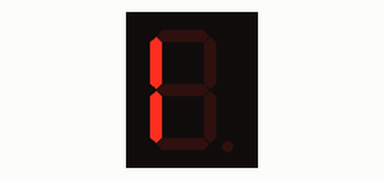
Bench run of a sketch on a simulated Arduino Uno, built with avr-gcc and run on an emulated ATmega328P. Parts: 1-digit seven-segment display. Wiring (inferred from the names in the program): 1-digit 7-segment display, segments lit when LOW: segments pin 13, pin 12, pin 11, pin 10, pin 9, pin 8, pin 7. The segment pins are drawn as the display they are named for.

Above: at 0.1 s.
At 1.1 s:
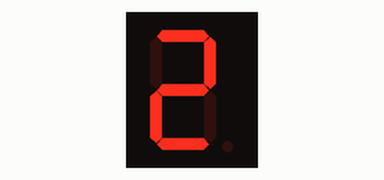
At 2.1 s:
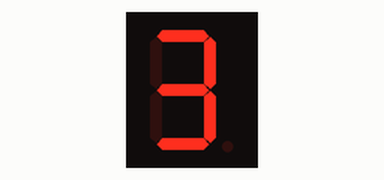
At 4.1 s:
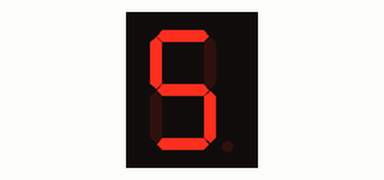
At 6.1 s:
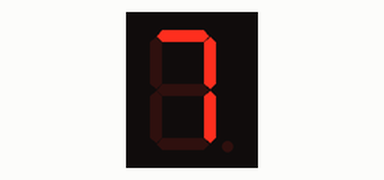
At 8.1 s:
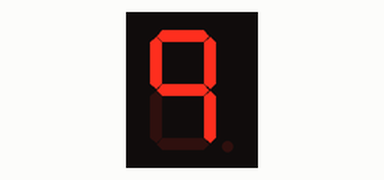

Measured:
- by itself, everything shown: repeats every 9.0 s, in 9 steps
- what the display in image 1 shows lasts 1.0 s, from 1.0 s to 2.0 s

The sketch:

13_7_segment.ino
```cpp
int a = 13; //Arduino pins connected with 7 segment pins
int b = 12;
int c = 11;
int d = 10;
int e = 9;
int f = 8;
int g = 7;

void setup() {
//Declaring all the pins as output
pinMode(a, OUTPUT);      pinMode(b, OUTPUT);     pinMode(c, OUTPUT);
pinMode(d, OUTPUT);      pinMode(e, OUTPUT);     pinMode(f, OUTPUT);
pinMode(g, OUTPUT);
}

// the loop routine runs over and over again forever:
void loop() {

    digitalWrite(a, HIGH);
    digitalWrite(b, HIGH);
    digitalWrite(c, HIGH);
    digitalWrite(d, HIGH);       //Generating 1
    digitalWrite(e, LOW);
    digitalWrite(f, LOW);
    digitalWrite(g, HIGH);
    delay(1000);               // wait for a second

    digitalWrite(a, LOW);
    digitalWrite(b, LOW);
    digitalWrite(c, HIGH);      //Generating 2
    digitalWrite(d, LOW);
    digitalWrite(e, LOW);
    digitalWrite(f, HIGH);
    digitalWrite(g, LOW);
    delay(1000);               // wait for a second

    digitalWrite(a, LOW);
    digitalWrite(b, LOW);
    digitalWrite(c, LOW);
    digitalWrite(d, LOW);      //Generating 3
    digitalWrite(e, HIGH);
    digitalWrite(f, HIGH);
    digitalWrite(g, LOW);
    delay(1000);               // wait for a second

    digitalWrite(a, HIGH);
    digitalWrite(b, LOW);
    digitalWrite(c, LOW);
    digitalWrite(d, HIGH);
    digitalWrite(e, HIGH);     //Generating 4
    digitalWrite(f, LOW);
    digitalWrite(g, LOW);
    delay(1000);               // wait for a second

    digitalWrite(a, LOW);
    digitalWrite(b, HIGH);
    digitalWrite(c, LOW);
    digitalWrite(d, LOW);
    digitalWrite(e, HIGH);     //Generating 5
    digitalWrite(f, LOW);
    digitalWrite(g, LOW);
    delay(1000);               // wait for a second

    digitalWrite(a, LOW);
    digitalWrite(b, HIGH);
    digitalWrite(c, LOW);
    digitalWrite(d, LOW);    //Generating 6
    digitalWrite(e, LOW);
    digitalWrite(f, LOW);
    digitalWrite(g, LOW);
    delay(1000);               // wait for a second

    digitalWrite(a, LOW);
    digitalWrite(b, LOW);
    digitalWrite(c, LOW);
    digitalWrite(d, HIGH);
    digitalWrite(e, HIGH);   //Generating 7
    digitalWrite(f, HIGH);
    digitalWrite(g, HIGH);
    delay(1000);               // wait for a second

    digitalWrite(a, LOW );
    digitalWrite(b, LOW);
    digitalWrite(c, LOW);
    digitalWrite(d, LOW);
    digitalWrite(e, LOW);     //Generating 8
    digitalWrite(f, LOW);
    digitalWrite(g, LOW);
    delay(1000);               // wait for a second

    digitalWrite(a, LOW);
    digitalWrite(b, LOW);
    digitalWrite(c, LOW);
    digitalWrite(d, HIGH);
    digitalWrite(e, HIGH);    //Generating 9
    digitalWrite(f, LOW);
    digitalWrite(g, LOW);
    delay(1000);               // wait for a second
}
```
